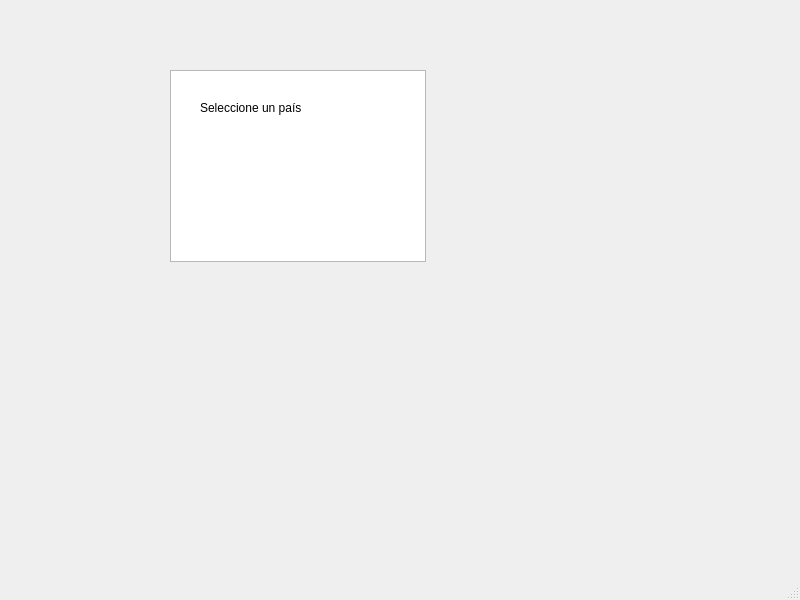
<?xml version="1.0" encoding="UTF-8"?>
<ui version="4.0">
 <class>MainWindow</class>
 <widget class="QMainWindow" name="MainWindow">
  <property name="geometry">
   <rect>
    <x>0</x>
    <y>0</y>
    <width>800</width>
    <height>600</height>
   </rect>
  </property>
  <property name="windowTitle">
   <string>MainWindow</string>
  </property>
  <widget class="QWidget" name="centralwidget">
   <widget class="QListWidget" name="listaPaises">
    <property name="geometry">
     <rect>
      <x>170</x>
      <y>70</y>
      <width>256</width>
      <height>192</height>
     </rect>
    </property>
   </widget>
   <widget class="QLabel" name="infoLabel">
    <property name="geometry">
     <rect>
      <x>200</x>
      <y>100</y>
      <width>141</width>
      <height>16</height>
     </rect>
    </property>
    <property name="text">
     <string>Seleccione un país</string>
    </property>
   </widget>
  </widget>
  <widget class="QMenuBar" name="menubar">
   <property name="geometry">
    <rect>
     <x>0</x>
     <y>0</y>
     <width>800</width>
     <height>22</height>
    </rect>
   </property>
  </widget>
  <widget class="QStatusBar" name="statusbar"/>
 </widget>
 <resources/>
 <connections/>
</ui>
